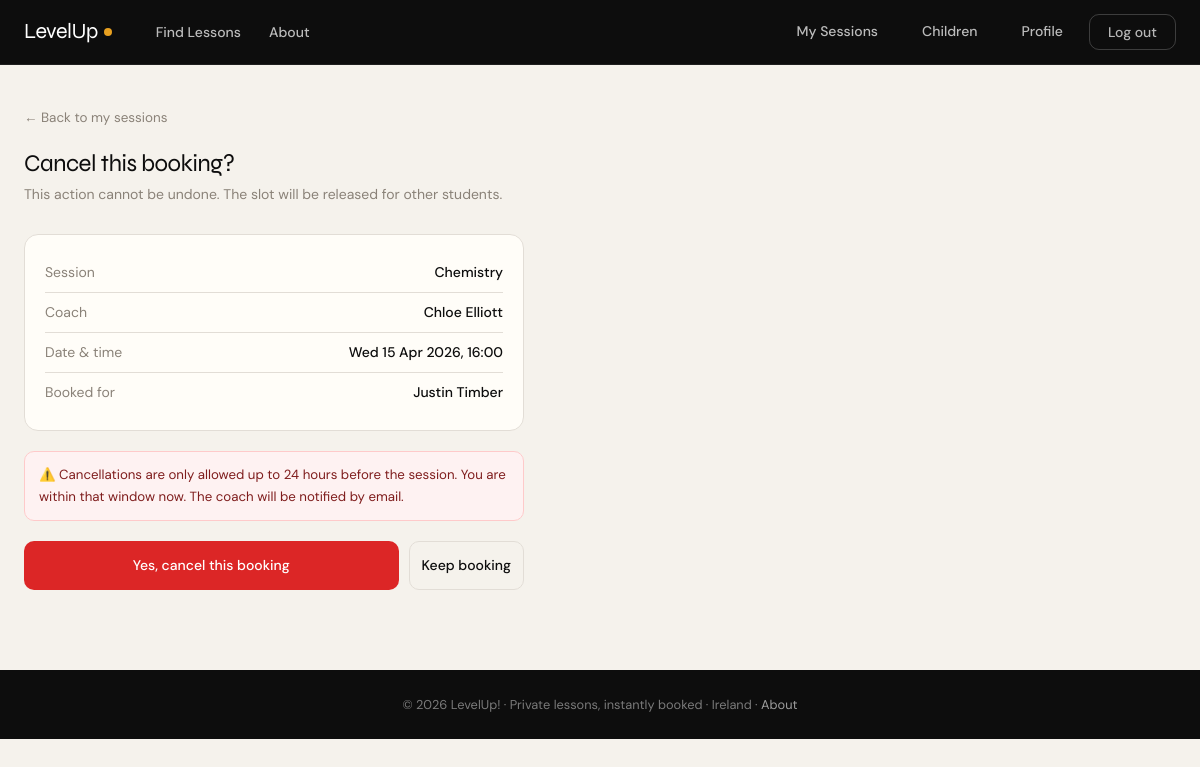
The app's page /booking/4/cancel/ (signed in) with its own data.
### core/models.py (models this page shows, shortened)
class Booking(models.Model):
    class Status(models.TextChoices):
        PENDING   = "PENDING",   "Pending"
        CONFIRMED = "CONFIRMED", "Confirmed"
        REJECTED  = "REJECTED",  "Rejected"
        CANCELLED = "CANCELLED", "Cancelled"
    slot    = models.OneToOneField(SessionSlot, on_delete=models.PROTECT, related_name="booking")
    student = models.ForeignKey(User, on_delete=models.PROTECT, related_name="bookings")
    child_profile = models.ForeignKey(
        ChildProfile,
        on_delete=models.SET_NULL,
        null=True,
        blank=True,
        related_name="bookings",
        help_text="If set, the booking is on behalf of this child.",
    )
    status           = models.CharField(max_length=20, choices=Status.choices)
    meeting_link     = models.URLField(blank=True)
    student_location = models.CharField(max_length=255, blank=True)
    student_lat      = models.FloatField(null=True, blank=True)
    student_lng      = models.FloatField(null=True, blank=True)
    created_at       = models.DateTimeField(default=timezone.now)
    def can_cancel(self) -> bool:
        if self.status not in (self.Status.CONFIRMED, self.Status.PENDING):
            return False
        hours_until = (self.slot.start_datetime - timezone.now()).total_seconds() / 3600
        return hours_until > 24

class SessionSlot(models.Model):
    class Mode(models.TextChoices):
        ONLINE    = "ONLINE",    "Online"
        IN_PERSON = "IN_PERSON", "In person"
    class Status(models.TextChoices):
        AVAILABLE = "AVAILABLE", "Available"
        BOOKED    = "BOOKED",    "Booked"
        CANCELLED = "CANCELLED", "Cancelled"
    coach = models.ForeignKey(CoachProfile, on_delete=models.CASCADE, related_name="slots")
    skill = models.ForeignKey(Skill, on_delete=models.PROTECT, related_name="slots")
    mode  = models.CharField(max_length=20, choices=Mode.choices)
    area  = models.ForeignKey(Area, on_delete=models.PROTECT, null=True, blank=True, related_name="slots")
    venue_eircode  = models.CharField(max_length=10, blank=True)
    start_datetime = models.DateTimeField()
    end_datetime   = models.DateTimeField()
    status = models.CharField(max_length=20, choices=Status.choices, default=Status.AVAILABLE)

class Skill(models.Model):
    category = models.ForeignKey(Category, on_delete=models.CASCADE, related_name="skills")
    name = models.CharField(max_length=60)
    class Meta:
        unique_together = ("category", "name")

class CoachProfile(models.Model):
    user = models.OneToOneField(User, on_delete=models.CASCADE, related_name="coach_profile")
    category = models.ForeignKey(Category, on_delete=models.PROTECT, related_name="coaches")
    teaches = models.ManyToManyField(Skill, blank=True, related_name="coaches")
    travel_areas = models.ManyToManyField(Area, blank=True, related_name="coaches")
    base_location_eircode = models.CharField(max_length=10, blank=True)
    hourly_rate = models.DecimalField(max_digits=7, decimal_places=2, default=0)
    is_verified = models.BooleanField(
        default=False,
        help_text="Manually set by admin after identity/Garda vetting check.",
    )

class User(AbstractUser):
    class Role(models.TextChoices):
        STUDENT = "STUDENT", "Student/Parent"
        COACH = "COACH", "Coach/Teacher"
    class Gender(models.TextChoices):
        MALE = "MALE", "Male"
        FEMALE = "FEMALE", "Female"
        NON_BINARY = "NON_BINARY", "Non-binary"
        PREFER_NOT = "PREFER_NOT", "Prefer not to say"
    role = models.CharField(max_length=20, choices=Role.choices, default=Role.STUDENT)
    forename = models.CharField(max_length=80, blank=True)
    surname = models.CharField(max_length=80, blank=True)
    dob = models.DateField(null=True, blank=True)
    address = models.CharField(max_length=255, blank=True)
    gender = models.CharField(max_length=20, choices=Gender.choices, blank=True)
    bio = models.TextField(blank=True)
    profile_picture = models.ImageField(upload_to="profiles/", blank=True, null=True)
    def full_name(self) -> str:
        name = f"{self.forename} {self.surname}".strip()
        return name if name else self.username

class ChildProfile(models.Model):
    parent = models.ForeignKey(
        User,
        on_delete=models.CASCADE,
        related_name="child_profiles",
        limit_choices_to={"role": User.Role.STUDENT},
    )
    forename = models.CharField(max_length=80)
    surname  = models.CharField(max_length=80)
    dob      = models.DateField(help_text="Used to confirm the child is a minor (under 18).")
    year_group = models.CharField(
        max_length=40,
        blank=True,
        help_text="e.g. 5th Year, Leaving Cert, Junior Cert",
    )
    def full_name(self) -> str:
        return f"{self.forename} {self.surname}".strip()

### core/views.py (the view, shortened to what this page needs)
# urls.py: path("booking/<int:booking_id>/cancel/", views.student_cancel_booking, name="student_cancel_booking"),
@login_required
def student_cancel_booking(request, booking_id):
    if request.user.role != User.Role.STUDENT:
        raise PermissionDenied
    booking = get_object_or_404(Booking, pk=booking_id, student=request.user)
    if not booking.can_cancel():
        messages.error(request, "Cannot cancel — session starts in less than 24 hours.")
        return redirect("student_upcoming")
    return render(request, "core/booking_cancel_confirm.html", {"booking": booking})

### core/context_processors.py (called while the page is built)
def google_maps(request):
    return {
        "google_maps_key": getattr(settings, "GOOGLE_MAPS_API_KEY", ""),
    }

### Templates/core/booking_cancel_confirm.html (shortened to what this page needs)
{% extends "core/base.html" %}
{% block content %}
<div class="cancel-shell lu-fadein">
    <div style="margin-bottom:20px;">
        <a href="{% url 'student_upcoming' %}" style="font-size:.84rem; color:var(--muted); text-decoration:none;">← Back to my sessions</a>
    </div>
    <div class="lu-section-title">Cancel this booking?</div>
    <div class="lu-section-sub">This action cannot be undone. The slot will be released for other students.</div>
    <div class="cancel-detail">
        <div class="cancel-row">
            <span class="cancel-label">Session</span>
            <span class="cancel-value">{{ booking.slot.skill.name }}</span>
        </div>
        <div class="cancel-row">
            <span class="cancel-label">Coach</span>
            <span class="cancel-value">{{ booking.slot.coach.user.full_name }}</span>
        </div>
        <div class="cancel-row">
            <span class="cancel-label">Date &amp; time</span>
            <span class="cancel-value">{{ booking.slot.start_datetime|date:"D j M Y, H:i" }}</span>
        </div>
        {% if booking.child_profile %}
            <div class="cancel-row">
                <span class="cancel-label">Booked for</span>
                <span class="cancel-value">{{ booking.child_profile.full_name }}</span>
            </div>
        {% endif %}
    </div>
    <div class="cancel-warning">
        ⚠️ Cancellations are only allowed up to 24 hours before the session. You are within that window now.
        The coach will be notified by email.
    </div>
    <form method="post" style="margin-top: 20px;">
        <div style="display:flex; gap:10px;">
            <button type="submit" class="lu-btn lu-btn-danger" style="flex:1; justify-content:center; padding:12px;">
                Yes, cancel this booking
            </button>
            <a href="{% url 'student_upcoming' %}" class="lu-btn lu-btn-outline" style="justify-content:center; padding:12px;">
                Keep booking
            </a>
        </div>
    </form>
</div>
{% endblock %}

### Templates/core/base.html (style rules this page uses)
:root { --ink: #0d0d0d; --canvas: #f5f2ec; --cream: #fffdf8; --muted: #8a8278; --border: #e2ddd6; --accent: #1a6b3c; --accent2: #e8a020; --accent3: #5b3fd4; --card-bg: #ffffff; --shadow: 0 2px 12px rgba(13,13,13,0.07); --shadow-lg: 0 8px 40px rgba(13,13,13,0.13); --radius: 14px; --font-display: 'Syne', sans-serif; --font-body: 'DM Sans', sans-serif; }
*, *::before, *::after { box-sizing: border-box; margin: 0; padding: 0; }
html { scroll-behavior: smooth; }
body { background: var(--canvas); color: var(--ink); font-family: var(--font-body); font-size: 15px; line-height: 1.65; -webkit-font-smoothing: antialiased; }
.lu-btn { display: inline-flex; align-items: center; gap: 6px; padding: 8px 18px; border-radius: 10px; font-family: var(--font-body); font-size: 0.875rem; font-weight: 500; cursor: pointer; text-decoration: none; border: none; transition: all .18s; }
.lu-btn-outline { background: transparent; color: var(--ink); border: 1.5px solid var(--border); }
.lu-btn-danger { background: #dc2626; color: #fff; }
.lu-section-title { font-family: var(--font-display); font-size: 1.5rem; letter-spacing: -0.5px; line-height: 1.2; margin-bottom: 4px; }
.lu-section-sub { color: var(--muted); font-size: 0.875rem; margin-bottom: 28px; }
.lu-fadein { animation: fadeUp .45s ease both; }

### Templates/core/booking_cancel_confirm.html (style rules this page uses)
.cancel-shell { max-width: 500px; }
.cancel-detail { background: var(--cream); border: 1px solid var(--border); border-radius: 14px; padding: 18px 20px; margin: 20px 0; }
.cancel-row { display: flex; justify-content: space-between; gap:16px; font-size: .875rem; padding: 8px 0; border-bottom: 1px solid var(--border); }
.cancel-row:last-child { border-bottom: none; }
.cancel-label { color: var(--muted); }
.cancel-value { font-weight: 500; text-align: right; }
.cancel-warning { display: flex; gap: 10px; align-items: flex-start; background: #fef2f2; border: 1px solid #fecaca; border-radius: 10px; padding: 12px 14px; font-size: .83rem; color: #7f1d1d; margin-top:4px; }

### records on screen
Booking: slot.skill.name "Chemistry", slot.coach.user.full_name "Chloe Elliott", slot.start_datetime "Wed 15 Apr 2026, 16:00", child_profile.full_name "Justin Timber"
